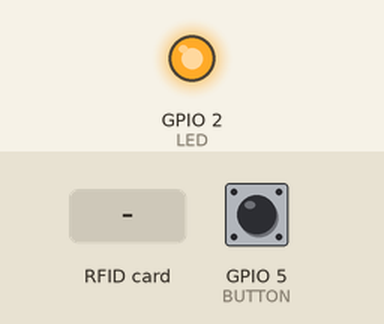
This sketch was run on a simulated ESP8266 (NodeMCU). On the bench: output pins drawn as LEDs (lit = HIGH). The inputs (shaded band) are chosen by the test bench; at power-on: GPIO 5 (BUTTON) HIGH. WiFi joins after 1.5 s; servers stay silent unless stated; uploads are accepted with an empty reply; what the sketch prints to the serial monitor is not drawn.

Above: at 3.3 s.
3.4 s: GPIO 5 (BUTTON) pulled LOW for 0.15 s
5.0 s: RFID card 5E 7A 19 C4 held to the reader
At 5.18 s:
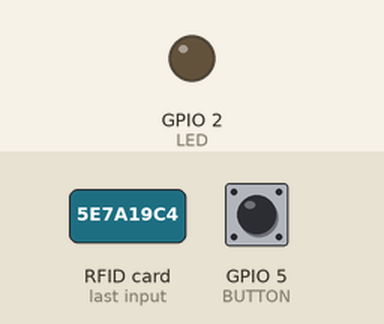
Timing chart, 0 to 8.0 s (numbered marks = the images above; inputs shaded):
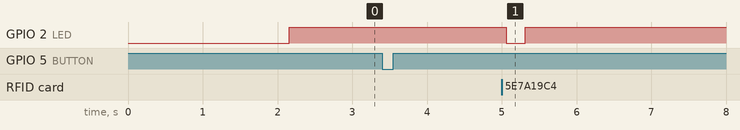

Measured:
- after the input at 3.4 s, every drawn part: stays the same
- after the input at 5.0 s, GPIO 2 (LED): HIGH → LOW after 0.06 s, → HIGH 0.25 s later

The sketch:

ClassroomTerminal.ino
```cpp
#include <ESP8266HTTPClient.h>
#include <ESP8266WiFi.h>
#include <SPI.h>
#include "MFRC522.h"

// config

#define RST_PIN  0
#define SS_PIN  15
#define LED 2
#define SUCCESS_LED 4 // D2
#define BUTTON 5

#define CARD_UID_SIZE 4

#define MAX_NFC_SELF_TEST_RETRIES 10
#define MAX_WIFI_CONNECT_WAIT_RETRIES 10
#define MAX_NFC_PROBE_RETRIES 2
#define BUTTON_PRESS_WAIT 80

#define WIFI_SSID "james_dorm_iot"
#define WIFI_PASS "internetofshit"

#define API_BASE_URL "http://wechat-api-test.swineson.cn/v1/"
#define USER_AGENT "ClassroomTerminal 1.0"

// config end

bool wifi_available = false;

int __get_adc_mode(void) { return (int) (ADC_VCC); }

MFRC522 mfrc522(SS_PIN, RST_PIN);

void setup() {
  pinMode(LED, OUTPUT);
  pinMode(BUTTON, INPUT);
  digitalWrite(LED, LOW);

  // Initialize serial
  Serial.begin(115200);
  delay(250);

  // Check system info
  Serial.print(F("Checking chip ID..."));
  Serial.println(ESP.getChipId(), HEX);
  Serial.print(F("Checking input voltage..."));
  Serial.println(ESP.getVcc());

  // Initialize SPI
  Serial.print(F("Init SPI"));
  SPI.begin();
  for (int i = 4; i; --i) {
    Serial.print(F("."));
    delay(25);
  }
  Serial.println(F("OK"));

  // Probe MFRC522 software version
  // 0x91 == version 1.0; 0x92 == version 2.0
  Serial.print(F("Probing MFRC522..."));
  mfrc522.PCD_Init();
  mfrc522.PCD_SetAntennaGain(mfrc522.RxGain_max);
  int mfrc522_version = mfrc522.PCD_ReadRegister(mfrc522.VersionReg);
  if (mfrc522_version != 0x91 && mfrc522_version != 0x92) {
    Serial.print(F("unknown software version "));
    flash_twice();
  } else {
    Serial.print("version ");
  }
  Serial.println(mfrc522_version, HEX);


  // Perform MFRC522 self test
  bool hasFailed = false;
  int retries = 0;
  Serial.print(F("Testing NFC..."));
  while ((!mfrc522.PCD_PerformSelfTest()) && (retries < MAX_NFC_SELF_TEST_RETRIES))
  {
    Serial.print(F("."));
    hasFailed = true;
    ++retries;
    delay(100);
  }

  if (hasFailed) {
    Serial.println(F("Failed"));
    // if we are unable to init the module, just flash LED
    while (true) {
      digitalWrite(LED, LOW);
      delay(50);
      digitalWrite(LED, HIGH);
      delay(50);
    }
  } else {
    // after self test we need to init the module again
    Serial.println(F("OK"));
    mfrc522.PCD_Init();
    mfrc522.PCD_SetAntennaGain(mfrc522.RxGain_max);
  }

  // Try to connect to Wi-Fi
  Serial.print(F("Connecting to Wi-Fi..."));
  WiFi.begin(WIFI_SSID, WIFI_PASS);
  retries = 0;
  while ((WiFi.status() != WL_CONNECTED) && (retries++ < MAX_WIFI_CONNECT_WAIT_RETRIES)) {
    delay(500);
    Serial.print(".");
  }
  if (WiFi.status() == WL_CONNECTED) {
    Serial.println(F("OK"));
    wifi_available = true;
    register_device();
  } else {
    Serial.println(F("Failed"));
  }
  WiFi.printDiag(Serial);

  Serial.println(F("Classroom Terminal ready."));
}

byte last_card_uid[CARD_UID_SIZE] = {0};
bool last_contacted = false;
int button_wait_countdown;

void loop() {
  // check Wi-Fi
  if (WiFi.status() == WL_CONNECTED) {
    digitalWrite(LED, HIGH);
    if (!wifi_available) {
      // recovering from a disconnection; re-register device
      register_device();
      wifi_available = true;
    }
    delay(50);
  } else {
    last_contacted = false;
    wifi_available = false;
    digitalWrite(LED, LOW);
    Serial.println(F("[WARNING] Wi-Fi disconnected"));
    delay(50);
    return;
  }

   // check button press
   if (digitalRead(BUTTON) == LOW) {
     Serial.println(F("Button pressed, entering card waiting mode"));
     for (button_wait_countdown = BUTTON_PRESS_WAIT; button_wait_countdown; --button_wait_countdown) {
      check_card_routine();
     }
     Serial.println(F("Card waiting mode timed out"));
   }

}

void check_card_routine() {
    // Look for new cards
  int retries = 0;
  bool result = false;
  while ((!(result=mfrc522.PICC_IsNewCardPresent())) && retries++ < MAX_NFC_PROBE_RETRIES) {
    delay(50);
  }
  if (!result) {
    last_contacted = false;
    return;
  }

  // Select one of the cards
  if (!mfrc522.PICC_ReadCardSerial()) {
    last_contacted = false;
    Serial.println(F("[WARNING] Unable to select card"));
    delay(50);
    return;
  }

  // got card; flash LED
  digitalWrite(LED, LOW);

  // if the card is always detectable between 2 simultaneous probe
  if (last_contacted) {
    // check if it is the same card
    bool is_same = true;
    for (int i = 0; i < CARD_UID_SIZE; ++i) {
      if (last_card_uid[i] != mfrc522.uid.uidByte[i]) {
        is_same = false;
        break;
      }
    }
    // the same card has not been removed, so do not trigger action
    if (is_same) {
      delay(50);
      return;
    }
  }

  // a new card has arrived
  last_contacted = true;
  memcpy(last_card_uid, mfrc522.uid.uidByte, CARD_UID_SIZE);

  // Show some details of the PICC (that is: the tag/card)
  Serial.print(F("Card UID:"));
  print_byte_array(mfrc522.uid.uidByte, mfrc522.uid.size);
  Serial.println();

  trigger_action();

  delay(50);
  digitalWrite(LED, HIGH);
  delay(50);
}

void print_byte_array(byte *buffer, byte bufferSize) {
  for (byte i = 0; i < bufferSize; i++) {
    Serial.printf(" %02X", buffer[i]);
  }
}

void flash_twice() {
  digitalWrite(SUCCESS_LED, HIGH);
  digitalWrite(LED, LOW);
  delay(100);
  digitalWrite(LED, HIGH);
  delay(100);
  digitalWrite(LED, LOW);
  delay(100);
  digitalWrite(LED, HIGH);
  delay(100);
  delay(500);
  digitalWrite(SUCCESS_LED, LOW);
}

void register_device() {
  Serial.print(F("Registering device..."));
  HTTPClient http;

  // get device info
  unsigned char buf[200] = {0};
  sprintf((char*)buf, "chipid=%X&voltage=%d&wifi=%s", ESP.getChipId(), ESP.getVcc(), WIFI_SSID);

  // send HTTP request
  http.begin(API_BASE_URL "device_reg");
  http.setUserAgent(USER_AGENT);
  int httpCode = http.POST(buf, strlen((const char*)buf));
  Serial.print(httpCode);
  if (httpCode > 0){
    Serial.println();
  } else {
    // HTTP error
    Serial.printf(" %s\n", http.errorToString(httpCode).c_str());
    flash_twice();
  }
  http.end();
}

void trigger_action() {
  Serial.print(F("Triggering action..."));
  HTTPClient http;

  // gather information
  unsigned char buf[200] = {0};
  sprintf((char*)buf, "chipid=%X&cardid=", ESP.getChipId());

  int i;
  unsigned char *p;

  for (i = 0, p = buf + strlen((const char*) buf); i < CARD_UID_SIZE; ++i, p+=2) {
    sprintf((char*)p, "%02X", last_card_uid[i]);
  }

  // send HTTP request
  http.begin(API_BASE_URL "signout");
  http.setUserAgent(USER_AGENT);
  int httpCode = http.POST(buf, strlen((const char*)buf));
  Serial.print(httpCode);
  if (httpCode > 0){
    Serial.println();
  } else {
    // HTTP error
    Serial.printf(" %s\n", http.errorToString(httpCode).c_str());
    flash_twice();
  }
  http.end();
}
```
